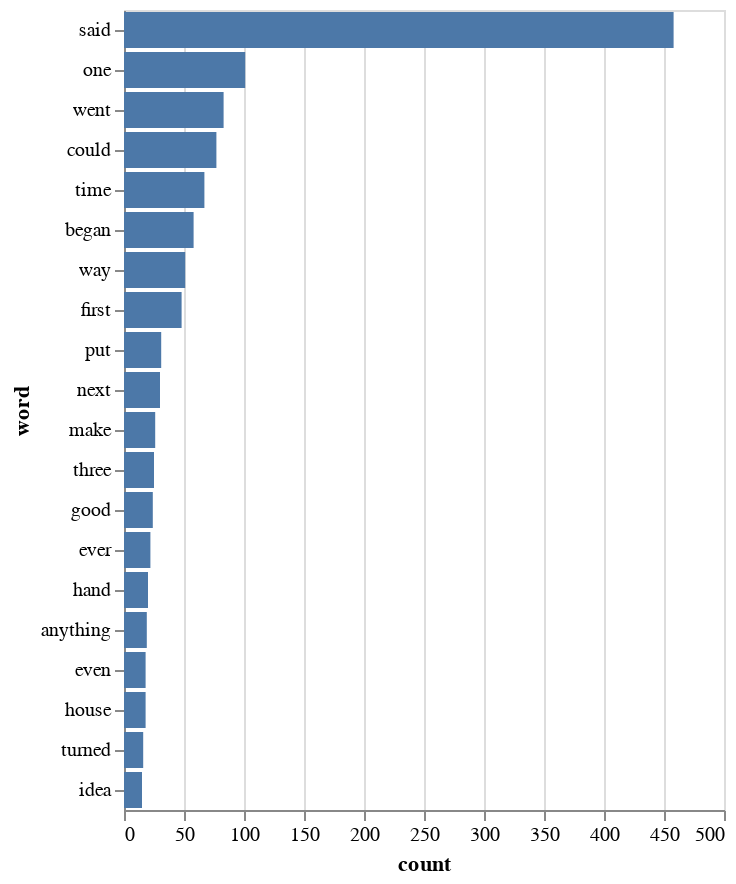

Notebook cell for this chart:
### Markdown cell above
➡️ YOUR ANSWER HERE: Do any of the classifications seem wrong to you? Why or why not? ⬅️

### Code cell
# Question 2
from nltk.corpus import stopwords as stop

# get tokens which contain letters and are longer than two characters
tokens = nltk.word_tokenize(obit_text)
tokens = [token for token in tokens if token.isalpha()]
tokens = [token for token in tokens if len(token) > 2]



# remove stopwords
stopwords = stop.words("english")
tokens = [token for token in tokens if token not in stopwords]


# pack a bag of words and get word-frequency tuples
# bag of words as a dictionary data type
bow = {}

# we count the occurrences of each word and save it
for word in tokens:
  bow[word] = words.count(word)

# for later use, we create a sorted list of word-frequency tuples
words_frequency = sorted(bow.items(), key=lambda x: x[1], reverse=True)
print(len(tokens))

# draw a sorted, horizontal barchart for the top 20 most frequent words

# first we create a dataframe from the word frequencies
df = pd.DataFrame(words_frequency, columns=['word', 'count'])

# we want to focus just on the top 20 words
df_top = df[:20]
df_top_100 = df[:100] # use this later

# draw horizontal barchart
alt.Chart(df_top).mark_bar().encode(
  x=alt.X('count:Q'),
  y=alt.Y('word:N', sort = '-x')
)

### Figure 1 — Vega-Lite specification as saved in the notebook (floating-point values rounded to 4 significant figures)
{"config": {"view": {"continuousWidth": 300, "continuousHeight": 300}}, "data": {"name": "data-d39193b71b0cea5a3d9e124e635ad87c"}, "mark": {"type": "bar"}, "encoding": {"x": {"field": "count", "type": "quantitative"}, "y": {"field": "word", "sort": "-x", "type": "nominal"}}, "$schema": "https://vega.github.io/schema/vega-lite/v5.16.3.json", "datasets": {"data-d39193b71b0cea5a3d9e124e635ad87c": [{"word": "said", "count": 458}, {"word": "one", "count": 101}, {"word": "went", "count": 83}, {"word": "could", "count": 77}, {"word": "time", "count": 67}, {"word": "began", "count": 58}, {"word": "way", "count": 51}, {"word": "first", "count": 48}, {"word": "put", "count": 31}, {"word": "next", "count": 30}, {"word": "make", "count": 26}, {"word": "three", "count": 25}, {"word": "good", "count": 24}, {"word": "ever", "count": 22}, {"word": "hand", "count": 20}, {"word": "anything", "count": 19}, {"word": "even", "count": 18}, {"word": "house", "count": 18}, {"word": "turned", "count": 16}, {"word": "idea", "count": 15}]}}
